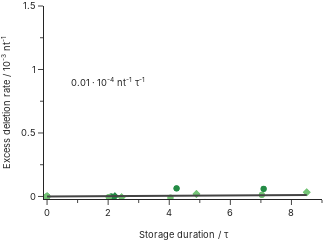

Notebook code cell kept with this figure:
### Code cell
df = data.data[f"overall_error_rates"].copy()
df.drop(df.loc[df['type'] == "delevents"].index, inplace=True)
df.drop(df.loc[df['type'] == "substitutions"].index, inplace=True)
df.drop(df.loc[df['type'] == "insertions"].index, inplace=True)


colors = ['#238b45', '#74c476', '#bae4b3']


df['delta_rate'] = df['rate']
for group in df['group'].unique():
    for errortype in df['type'].unique():
        for read in df['read'].unique():
            idata = df.loc[(df['group'] == group) & (df['type'] == errortype) & (df['read'] == read)]
            baseline = df.loc[(df['delta_series_var'] == 0) & (df['group'] == group) & (df['type'] == errortype) & (df['read'] == read), 'rate'].mean()
            df.loc[(df['group'] == group) & (df['type'] == errortype) & (df['read'] == read), 'delta_rate'] -= baseline

df[['prov', 'GC']] = df['group'].str.split("_", expand=True)

fig = px.scatter(
    df, 
    x=df['delta_series_var'], 
    y=df['delta_rate']*1000, 
    color='prov',
    symbol='GC', 
    trendline='ols',
    trendline_scope="overall",
    trendline_options={"add_constant": False},
    trendline_color_override="#444444",
    color_discrete_sequence=['#238b45', '#74c476', '#bae4b3']
)
fig.add_annotation(
    x=2, y=0.9,
    text=f"{10*px.get_trendline_results(fig).px_fit_results[0].params[0]:.2f} · 10<sup>-4</sup> nt<sup>-1</sup> τ<sup>-1</sup>",
    showarrow=False,
    font={'family': "Inter", 'size': 28/3}
)


fig.update_layout(
    template="simple_white", 
    height=220, 
    width=330, 
    showlegend=False, 
    margin=dict(l=0, r=8, t=5, b=0),
    font_family="Inter",
    legend_font_size=28/3,
)
fig.update_xaxes(
    title_text='Storage duration / τ',
    title_font_family="Inter", 
    title_font_size=28/3, 
    range=[-0.1, 9],
    dtick=2,
    minor_ticks="outside", 
    minor_dtick=1,
    tickfont_size=28/3, 
)
fig.update_yaxes(
    title_text='Excess deletion rate / 10<sup>-3</sup> nt<sup>-1</sup>',
    title_font_family="Inter", 
    title_font_size=28/3, 
    range=[-0.02, 1.5],
    dtick=0.5,
    minor_ticks="outside", 
    minor_dtick=0.25,
    tickfont_size=28/3, 
)


fig.show()
# fig.write_image("error_rates.svg")

### Figure 1 — Plotly figure (JSON) as saved in the notebook; plotly's stock layout.template omitted (floating-point values rounded to 4 significant figures)
{"data": [{"hovertemplate": "prov=Genscript<br>GC=GCall<br>delta_series_var=%{x}<br>y=%{y}<extra></extra>", "legendgroup": "Genscript, GCall", "marker": {"color": "#238b45", "symbol": "circle"}, "mode": "markers", "name": "Genscript, GCall", "orientation": "v", "showlegend": true, "type": "scatter", "x": [0, 0, 2.1, 2.1, 4.24, 4.24, 7.09, 7.09], "xaxis": "x", "y": [0, 0, -0.0006411, -0.0009019, 0.06172, 0.06401, 0.05907, 0.06093], "yaxis": "y"}, {"hovertemplate": "prov=Genscript<br>GC=GCfix<br>delta_series_var=%{x}<br>y=%{y}<extra></extra>", "legendgroup": "Genscript, GCfix", "marker": {"color": "#238b45", "symbol": "diamond"}, "mode": "markers", "name": "Genscript, GCfix", "orientation": "v", "showlegend": true, "type": "scatter", "x": [0, 0, 2.22, 2.22, 5.17, 5.17, 7.18, 7.18], "xaxis": "x", "y": [0, 0, 0.001403, 0.001784, -0.04925, -0.05185, -0.05646, -0.05301], "yaxis": "y"}, {"hovertemplate": "prov=Twist<br>GC=GCall<br>delta_series_var=%{x}<br>y=%{y}<extra></extra>", "legendgroup": "Twist, GCall", "marker": {"color": "#74c476", "symbol": "circle"}, "mode": "markers", "name": "Twist, GCall", "orientation": "v", "showlegend": true, "type": "scatter", "x": [0, 0, 2.02, 2.02, 4.04, 4.04, 7.03, 7.03], "xaxis": "x", "y": [0, 0, -0.005377, -0.005052, -0.009517, -0.008932, 0.01132, 0.01269], "yaxis": "y"}, {"hovertemplate": "prov=Twist<br>GC=GCfix<br>delta_series_var=%{x}<br>y=%{y}<extra></extra>", "legendgroup": "Twist, GCfix", "marker": {"color": "#74c476", "symbol": "diamond"}, "mode": "markers", "name": "Twist, GCfix", "orientation": "v", "showlegend": true, "type": "scatter", "x": [0, 0, 2.44, 2.44, 4.89, 4.89, 8.5, 8.5], "xaxis": "x", "y": [0, 0, -0.005979, -0.005861, 0.01962, 0.01932, 0.03303, 0.03274], "yaxis": "y"}, {"hovertemplate": "<b>OLS trendline</b><br>y = 0.00133127 * delta_series_var<br>R<sup>2</sup>=0.039081<br><br>delta_series_var=%{x}<br>y=%{y} <b>(trend)</b><extra></extra>", "legendgroup": "Overall Trendline", "line": {"color": "#444444"}, "mode": "lines", "name": "Overall Trendline", "showlegend": true, "type": "scatter", "x": [0, 0, 0, 0, 0, 0, 0, 0, 2.02, 2.02, 2.1, 2.1, 2.22, 2.22, 2.44, 2.44, 4.04, 4.04, 4.24, 4.24, 4.89, 4.89, 5.17, 5.17, 7.03, 7.03, 7.09, 7.09, 7.18, 7.18, 8.5, 8.5], "xaxis": "x", "y": [0, 0, 0, 0, 0, 0, 0, 0, 0.002689, 0.002689, 0.002796, 0.002796, 0.002955, 0.002955, 0.003248, 0.003248, 0.005378, 0.005378, 0.005645, 0.005645, 0.00651, 0.00651, 0.006883, 0.006883, 0.009359, 0.009359, 0.009439, 0.009439, 0.009559, 0.009559, 0.01132, 0.01132], "yaxis": "y"}], "layout": {"annotations": [{"font": {"family": "Inter", "size": 9.333}, "showarrow": false, "text": "0.01 · 10<sup>-4</sup> nt<sup>-1</sup> τ<sup>-1</sup>", "x": 2, "y": 0.9}], "font": {"family": "Inter"}, "height": 220, "legend": {"font": {"size": 9.333}, "title": {"text": "prov, GC"}, "tracegroupgap": 0}, "margin": {"b": 0, "l": 0, "r": 8, "t": 5}, "showlegend": false, "width": 330, "xaxis": {"anchor": "y", "domain": [0, 1], "dtick": 2, "minor": {"dtick": 1, "ticks": "outside"}, "range": [-0.1, 9], "tickfont": {"size": 9.333}, "title": {"font": {"family": "Inter", "size": 9.333}, "text": "Storage duration / τ"}}, "yaxis": {"anchor": "x", "domain": [0, 1], "dtick": 0.5, "minor": {"dtick": 0.25, "ticks": "outside"}, "range": [-0.02, 1.5], "tickfont": {"size": 9.333}, "title": {"font": {"family": "Inter", "size": 9.333}, "text": "Excess deletion rate / 10<sup>-3</sup> nt<sup>-1</sup>"}}}}
